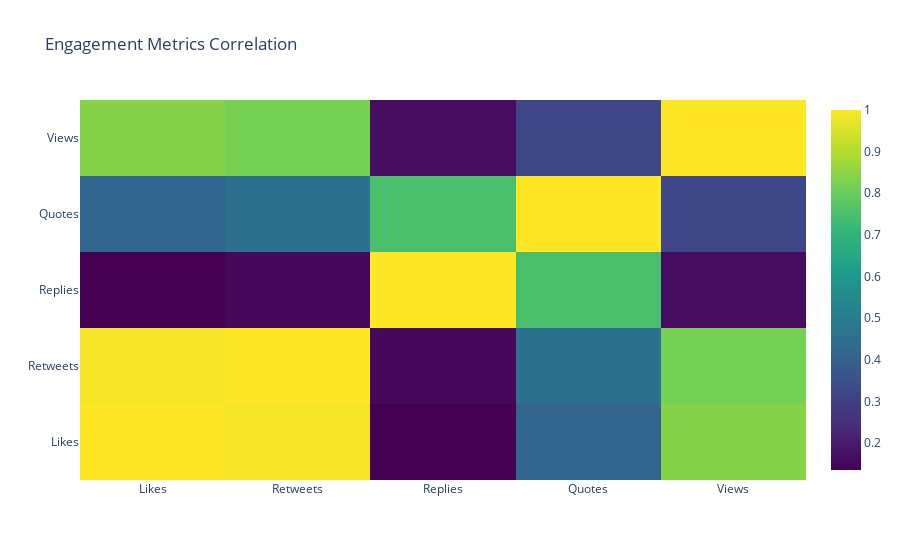

Notebook code cell kept with this figure:
### Markdown cell above
The best engagement was observed between Likes, Retweets, and Replies, as indicated by their strong positive correlations. This suggests that posts that receive a high number of likes are also very likely to be retweeted and replied to. However, Views showed a weaker relationship with these other engagement metrics, indicating that a high number of views doesn't necessarily translate to other forms of interaction.

### Code cell
import plotly.graph_objects as go

corr_matrix = clean_tweets[['Likes', 'Retweets', 'Replies', 'Quotes', 'Views']].corr()
fig = go.Figure(go.Heatmap(
    z=corr_matrix,
    x=corr_matrix.columns,
    y=corr_matrix.columns,
    colorscale='Viridis',
    hoverongaps=False
))
fig.update_layout(title=' Metrics Correlation')
fig.show()

### Figure 1 — Plotly figure (JSON) as saved in the notebook; plotly's stock layout.template omitted (floating-point values rounded to 4 significant figures)
{"data": [{"colorscale": [[0, "#440154"], [0.1111, "#482878"], [0.2222, "#3e4989"], [0.3333, "#31688e"], [0.4444, "#26828e"], [0.5556, "#1f9e89"], [0.6667, "#35b779"], [0.7778, "#6ece58"], [0.8889, "#b5de2b"], [1, "#fde725"]], "hoverongaps": false, "type": "heatmap", "x": ["Likes", "Retweets", "Replies", "Quotes", "Views"], "y": ["Likes", "Retweets", "Replies", "Quotes", "Views"], "z": [[1, 0.9874, 0.1355, 0.4188, 0.8409], [0.9874, 1, 0.1548, 0.4548, 0.8181], [0.1355, 0.1548, 1, 0.7449, 0.1636], [0.4188, 0.4548, 0.7449, 1, 0.3215], [0.8409, 0.8181, 0.1636, 0.3215, 1]]}], "layout": {"title": {"text": "Engagement Metrics Correlation"}}}
